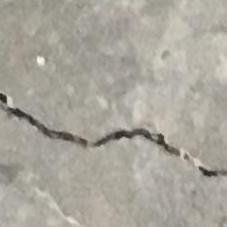
#> input picture Concrete_Crack_Images_for_Classification/Positive/00033.jpg, 227 x 227 px; its folder holds only this picture in this run
$ jupyter execute --allow-errors reg_opt.ipynb
#> lines starting #> are read from the running program, lines starting #| are printed output that depends on the picture; after the words box and inside, x2 and y2 are one past the last pixel; in counts of white or black regions, pixels touching at a corner belong together
[cell 1]
import os
import cv2
import numpy as np
import pandas as pd
import matplotlib
import matplotlib.pyplot as plt
import sklearn as sk
import skimage.feature
import imutils

from sklearn.model_selection import train_test_split, GridSearchCV
from sklearn.linear_model import LinearRegression, Ridge, Lasso, ElasticNet
from sklearn.metrics import mean_squared_error
from random import shuffle
from PIL import Image

plt.style.use("ggplot")

[cell 2]
data = []
Positives = os.listdir("Concrete_Crack_Images_for_Classification/Positive")
#> (the rest of this cell did not finish here and is left out)

[cell 3]
for img in Positives: # This will take a while
    try:
        # Read the images
        print("Adding Positive Image ", img)
        bgr_image = cv2.imread("Concrete_Crack_Images_for_Classification/Positive/" + str(img))
#> bgr_image is the input picture: shape (227, 227, 3); mean B, G, R 155.7, 165.8, 169.4
        gry_img = cv2.cvtColor(bgr_image, cv2.COLOR_BGR2GRAY) # Convert image to greyscale
        edged = imutils.auto_canny(gry_img)
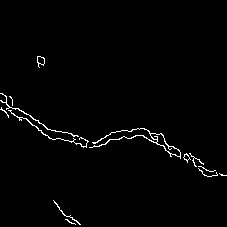
#> edged: shape (227, 227); 1.5% white in thin lines or dots, all inside (x1, y1, x2, y2) = (0, 56, 227, 225)
        cnts = cv2.findContours(edged.copy(), cv2.RETR_EXTERNAL, cv2.CHAIN_APPROX_SIMPLE)
#> cnts = 13 contours, 8 with area under 20; largest, box (x1, y1, x2, y2) and area: (89, 128, 181, 159) 261, (37, 56, 45, 68) 48, (0, 93, 79, 137) 34, (8, 110, 89, 148) 32, (183, 153, 191, 163) 26
        cnts = imutils.grab_contours(cnts)
        if cnts:
            c = max(cnts, key=cv2.contourArea)
#> c = contour of 185 points, box (x1, y1, x2, y2) (89, 128, 181, 159), area 261
            # extract the logo of the car and resize it to a canonical width
            # and height
            (x, y, w, h) = cv2.boundingRect(c)
#> x = 89; y = 128; w = 92; h = 31
            logo = gry_img[y:y + h, x:x + w]
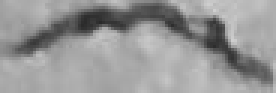
#> logo: shape (31, 92) (shown 3 times larger); min 41, max 207, mean 150.6
            logo = cv2.resize(logo, (200, 100))
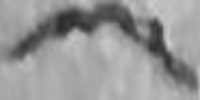
#> logo: shape (100, 200); min 43, max 207, mean 150.5

            # extract Histogram of Oriented Gradients from the logo
            H = skimage.feature.hog(logo, orientations=9, pixels_per_cell=(10, 10), cells_per_block=(2, 2), transform_sqrt=True, block_norm="L1")
#> H = 6156 values, max 0.31 at index 493, min 0 at index 1, mean 0.0278
            data.append([H, 1]) # Label 1 for positive
    except AttributeError:
        print("")

#> (the rest of this cell did not finish here and is left out)

[cell 4]
shuffle(data) # Shuffle the data

feature_vector_X = [data[vec][0].flatten() for vec in range(len(data))]
#> feature_vector_X = 1 item
data_labels_y = [data[label][1] for label in range(len(data))]
#> data_labels_y = [1]

#> (the rest of this cell did not finish here and is left out)

$ run again, on Concrete_Crack_Images_for_Classification/Positive/01150.jpg
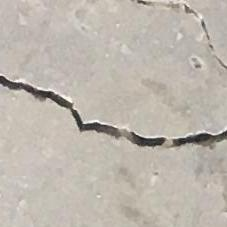
#> input picture Concrete_Crack_Images_for_Classification/Positive/01150.jpg, 227 x 227 px
#> bgr_image is the input picture: shape (227, 227, 3); mean B, G, R 173.6, 182.6, 189.7
#> `edged = imutils.auto_canny(gry_img)`:
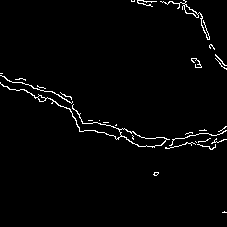
#> edged: shape (227, 227); 2.1% white in thin lines or dots
#> cnts = 28 contours, 25 with area under 20; largest, box (x1, y1, x2, y2) and area: (0, 82, 170, 148) 472, (160, 0, 210, 40) 88, (0, 75, 73, 104) 20
#> c = contour of 273 points, box (x1, y1, x2, y2) (0, 82, 170, 148), area 472
#> x = 0; y = 82; w = 170; h = 66
#> `logo = cv2.resize(logo, (200, 100))`:
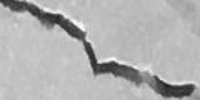
#> logo: shape (100, 200); min 25, max 252, mean 176.9
#> H = 6156 values, max 0.542 at index 2401, min 0 at index 208, mean 0.0278
#> feature_vector_X = 1 item
#> data_labels_y = [1]

$ run again, on Concrete_Crack_Images_for_Classification/Positive/01185.jpg
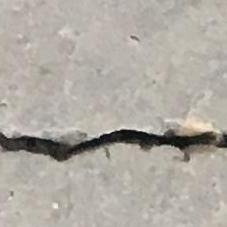
#> input picture Concrete_Crack_Images_for_Classification/Positive/01185.jpg, 227 x 227 px
#> bgr_image is the input picture: shape (227, 227, 3); mean B, G, R 162.7, 170.3, 175.5
#> `edged = imutils.auto_canny(gry_img)`:
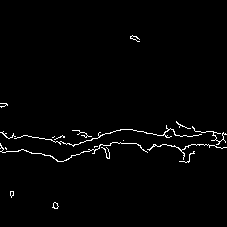
#> edged: shape (227, 227); 1.7% white in thin lines or dots, all inside (x1, y1, x2, y2) = (0, 35, 227, 209)
#> cnts = 18 contours, 14 with area under 20; largest, box (x1, y1, x2, y2) and area: (14, 125, 202, 147) 26, (0, 142, 148, 162) 24, (147, 144, 227, 160) 24, (52, 202, 59, 209) 23
#> c = contour of 220 points, box (x1, y1, x2, y2) (14, 125, 202, 147), area 26
#> x = 14; y = 125; w = 188; h = 22
#> `logo = cv2.resize(logo, (200, 100))`:
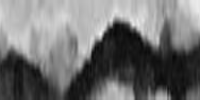
#> logo: shape (100, 200); min 5, max 244, mean 112.3
#> H = 6156 values, max 0.342 at index 3744, min 0 at index 21, mean 0.0278
#> feature_vector_X = 1 item
#> data_labels_y = [1]

$ run again, on Concrete_Crack_Images_for_Classification/Positive/01191.jpg
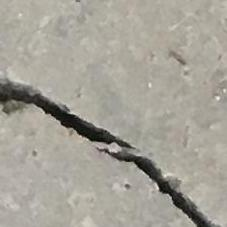
#> input picture Concrete_Crack_Images_for_Classification/Positive/01191.jpg, 227 x 227 px
#> bgr_image is the input picture: shape (227, 227, 3); mean B, G, R 152, 162.2, 165.6
#> `edged = imutils.auto_canny(gry_img)`:
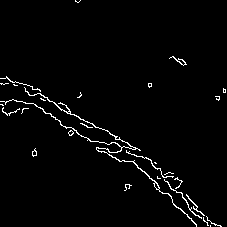
#> edged: shape (227, 227); 2.3% white in thin lines or dots
#> cnts = 28 contours, 25 with area under 20; largest, box (x1, y1, x2, y2) and area: (0, 87, 197, 227) 180, (169, 56, 187, 66) 34, (164, 179, 202, 219) 22
#> c = contour of 484 points, box (x1, y1, x2, y2) (0, 87, 197, 227), area 180
#> x = 0; y = 87; w = 197; h = 140
#> `logo = cv2.resize(logo, (200, 100))`:
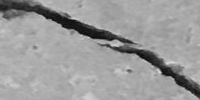
#> logo: shape (100, 200); min 4, max 223, mean 155.4
#> H = 6156 values, max 0.438 at index 1526, min 0 at index 8, mean 0.0278
#> feature_vector_X = 1 item
#> data_labels_y = [1]

$ run again, on Concrete_Crack_Images_for_Classification/Positive/00407.jpg
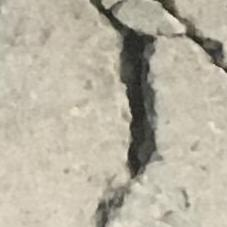
#> input picture Concrete_Crack_Images_for_Classification/Positive/00407.jpg, 227 x 227 px
#> bgr_image is the input picture: shape (227, 227, 3); mean B, G, R 161.4, 177.8, 183.9
#> `edged = imutils.auto_canny(gry_img)`:
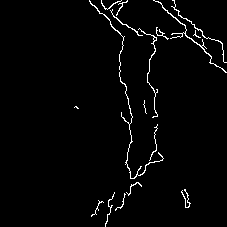
#> edged: shape (227, 227); 2.3% white in thin lines or dots, all inside (x1, y1, x2, y2) = (74, 0, 227, 227)
#> cnts = 17 contours, 13 with area under 20; largest, box (x1, y1, x2, y2) and area: (89, 0, 164, 179) 64, (153, 0, 227, 73) 52, (138, 28, 158, 118) 29, (171, 0, 227, 63) 24
#> c = contour of 255 points, box (x1, y1, x2, y2) (89, 0, 164, 179), area 64
#> x = 89; y = 0; w = 75; h = 179
#> `logo = cv2.resize(logo, (200, 100))`:
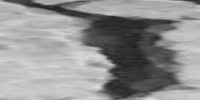
#> logo: shape (100, 200); min 30, max 222, mean 145.1
#> H = 6156 values, max 0.413 at index 562, min 0 at index 8, mean 0.0278
#> feature_vector_X = 1 item
#> data_labels_y = [1]
